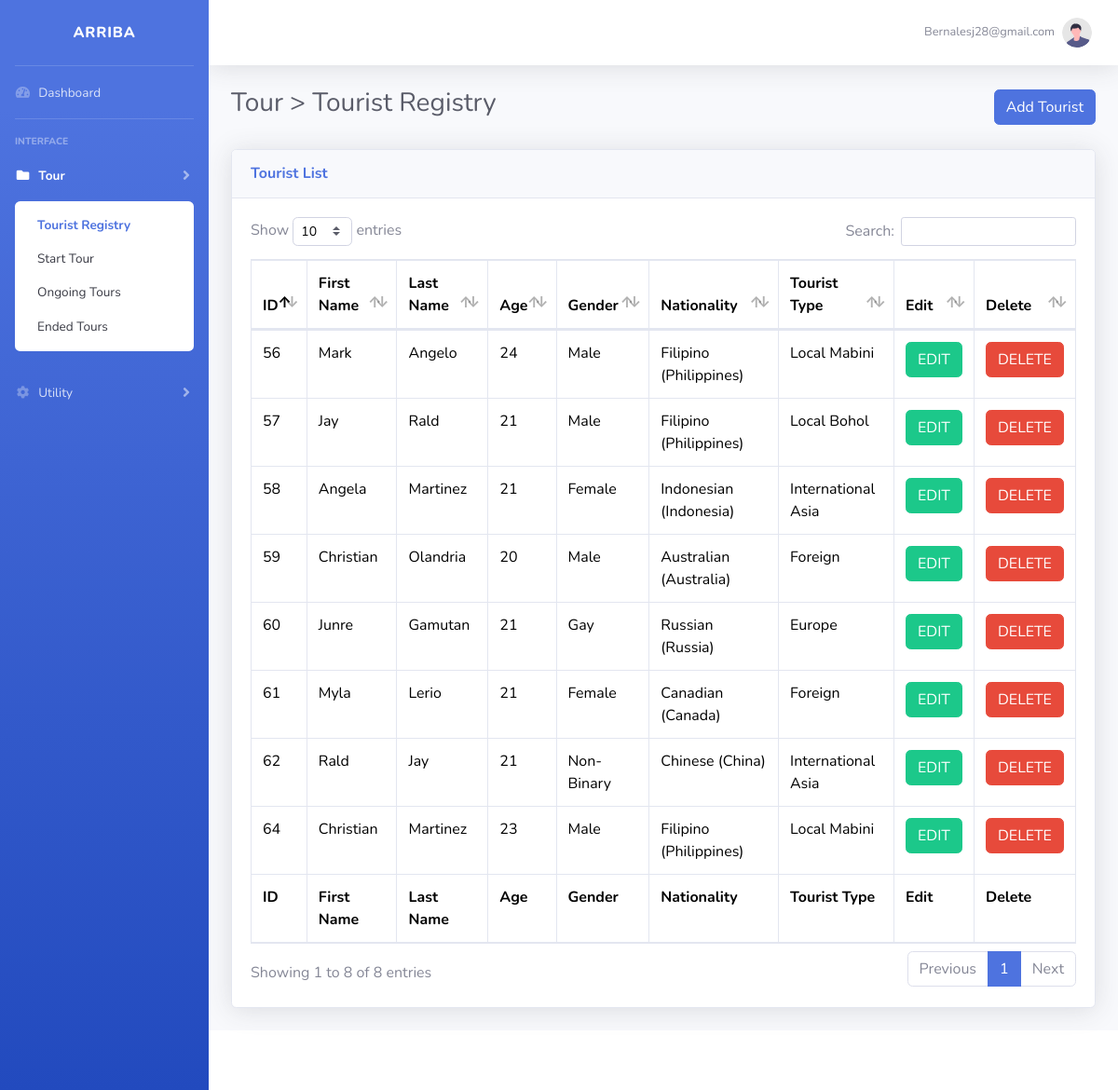
/tourist_registry.php (signed in), run on the app's committed database.
### tables this page shows
CREATE TABLE `tourist` (
  `TouristID` int(100) NOT NULL,
  `FirstName` varchar(50) NOT NULL,
  `LastName` varchar(50) NOT NULL,
  `Age` int(200) NOT NULL,
  `GenderID` int(11) NOT NULL,
  `Nationality` varchar(50) NOT NULL,
  `TouristTypeID` int(100) NOT NULL
);

CREATE TABLE `gender` (
  `Gender_ID` int(11) NOT NULL,
  `Gender` varchar(200) NOT NULL
);

CREATE TABLE `tourist_type` (
  `TouristTypeID` int(100) NOT NULL,
  `Class` varchar(200) NOT NULL
);

### tourist_registry.php (the view, shortened to what this page needs)
<?php
include('security.php');
include('includes/header_mt.php');
include('includes/navbar_tr.php');
?>
<div id="content-wrapper" class="d-flex flex-column">
    <div id="content">
        <?php include('includes/topbar.php') ?>
        <div class="container-fluid">
            <div class="d-sm-flex align-items-center justify-content-between mb-4">
                <h1 class="h3 mb-2 text-gray-800">Tour > Tourist Registry</h1>
                <button type="button" class="btn btn-primary" data-toggle="modal" data-target="#addtourist">
                    Add Tourist
                </button>
            </div>
            <div class="card shadow mb-4">
                <div class="card-header py-3">
                    <h6 class="m-0 font-weight-bold text-primary">Tourist List</h6>
                </div>
                <div class="card-body">
                    <div class="table-responsive">
                        <style>
                            .table {
                                color: black !important;
                            }
                        </style>
                        <?php
                            $query = "
                                SELECT t.*, tt.Class, g.Gender
                                FROM tourist t
                                JOIN tourist_type tt ON t.TouristTypeID = tt.TouristTypeID
                                JOIN gender g ON t.GenderID = g.Gender_ID
                            ";
                            $query_run = mysqli_query($connection, $query);
                        ?>
                        <table class="table table-bordered" id="dataTable" width="100%" cellspacing="0">
                            <thead>
                                <tr>
                                    <th>ID</th>
                                    <th>First Name</th>
                                    <th>Last Name</th>
                                    <th>Age</th>
                                    <th>Gender</th>
                                    <th>Nationality</th>
                                    <th>Tourist Type</th>
                                    <th>Edit</th>
                                    <th>Delete</th>
                                </tr>
                            </thead>
                            <tfoot>
                                <tr>
                                    <th>ID</th>
                                    <th>First Name</th>
                                    <th>Last Name</th>
                                    <th>Age</th>
                                    <th>Gender</th>
                                    <th>Nationality</th>
                                    <th>Tourist Type</th>
                                    <th>Edit</th>
                                    <th>Delete</th>
                                </tr>
                            </tfoot>
                            <tbody>
                                <?php
                                    if(mysqli_num_rows($query_run) > 0) {
                                        while($row = mysqli_fetch_assoc($query_run)) {
                                ?>
                                    <tr>
                                        <td><?php echo $row['TouristID']; ?></td>
                                        <td><?php echo $row['FirstName']; ?></td>
                                        <td><?php echo $row['LastName']; ?></td>
                                        <td><?php echo $row['Age']; ?></td>
                                        <td><?php echo $row['Gender']; ?></td>
                                        <td><?php echo $row['Nationality']; ?></td>
                                        <td><?php echo $row['Class']; ?></td>
                                        <td>
                                            <form action="edit_tourist.php" method="post">
                                                <button type="submit" name="edit_btn" class="btn btn-success">EDIT</button>
                                            </form>
                                        </td>
                                        <td>
                                            <button type="button" class="btn btn-danger delete-btn" data-id="<?php echo $row['TouristID']; ?>"
                                                data-toggle="modal" data-target="#deleteTouristModal">
                                                DELETE
                                            </button>
                                        </td>
                                    </tr>
                                <?php
                                        }
                                    } else {
                                        echo "No Record Found";
                                    }
                                ?>
                            </tbody>
                        </table>
                    </div>
                </div>
            </div>
        </div>
    </div>
    <?php
        include('includes/footer.php');
        include('includes/scripts.php');
    ?>

### tourist_registry.php (style rules this page uses)
.table { color: black !important; }

### data on the page
tourist: TouristID "56", FirstName "Mark", LastName "Angelo", Age "24", GenderID.Gender "Male", Nationality "Filipino (Philippines)", TouristTypeID.Class "Local Mabini"
tourist: TouristID "57", FirstName "Jay", LastName "Rald", Age "21", GenderID.Gender "Male", Nationality "Filipino (Philippines)", TouristTypeID.Class "Local Bohol"
tourist: TouristID "58", FirstName "Angela", LastName "Martinez", Age "21", GenderID.Gender "Female", Nationality "Indonesian (Indonesia)", TouristTypeID.Class "International Asia"
tourist: TouristID "59", FirstName "Christian", LastName "Olandria", Age "20", GenderID.Gender "Male", Nationality "Australian (Australia)", TouristTypeID.Class "Foreign"
tourist: TouristID "60", FirstName "Junre", LastName "Gamutan", Age "21", GenderID.Gender "Gay", Nationality "Russian (Russia)", TouristTypeID.Class "Europe"
tourist: TouristID "61", FirstName "Myla", LastName "Lerio", Age "21", GenderID.Gender "Female", Nationality "Canadian (Canada)", TouristTypeID.Class "Foreign"
tourist: TouristID "62", FirstName "Rald", LastName "Jay", Age "21", GenderID.Gender "Non-Binary", Nationality "Chinese (China)", TouristTypeID.Class "International Asia"
tourist: TouristID "64", FirstName "Christian", LastName "Martinez", Age "23", GenderID.Gender "Male", Nationality "Filipino (Philippines)", TouristTypeID.Class "Local Mabini"

### other printed values
$_SESSION['Username'] "Bernalesj28@gmail.com"
